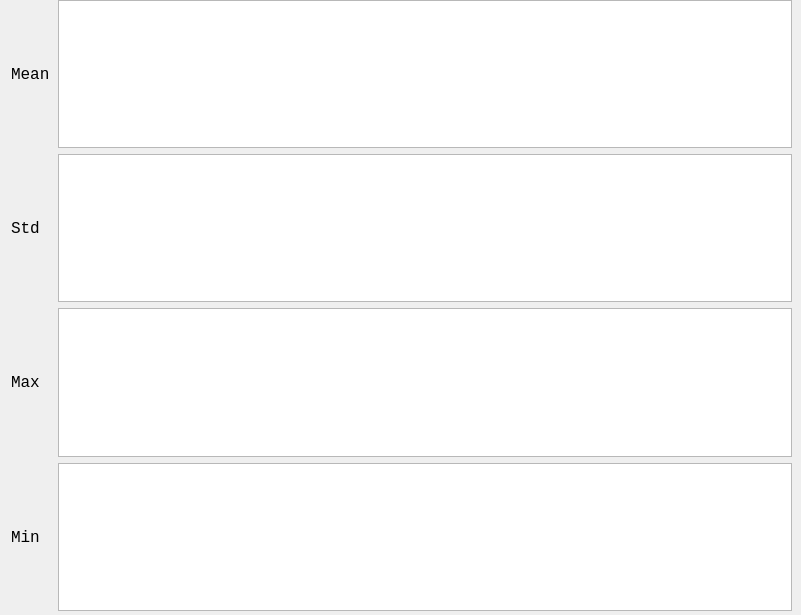
      <widget class="QWidget" name="page">
       <property name="geometry">
        <rect>
         <x>0</x>
         <y>0</y>
         <width>801</width>
         <height>615</height>
        </rect>
       </property>
       <property name="layoutDirection">
        <enum>Qt::LeftToRight</enum>
       </property>
       <attribute name="label">
        <string>Current Feature Display --1</string>
       </attribute>
       <widget class="QWidget" name="layoutWidget">
        <property name="geometry">
         <rect>
          <x>11</x>
          <y>0</y>
          <width>781</width>
          <height>611</height>
         </rect>
        </property>
        <layout class="QGridLayout" name="gridLayout">
         <item row="0" column="0">
          <widget class="QLabel" name="CurMean">
           <property name="enabled">
            <bool>true</bool>
           </property>
           <property name="sizePolicy">
            <sizepolicy hsizetype="Preferred" vsizetype="Preferred">
             <horstretch>0</horstretch>
             <verstretch>0</verstretch>
            </sizepolicy>
           </property>
           <property name="minimumSize">
            <size>
             <width>10</width>
             <height>10</height>
            </size>
           </property>
           <property name="font">
            <font>
             <family>Consolas</family>
             <pointsize>12</pointsize>
            </font>
           </property>
           <property name="text">
            <string>Mean</string>
           </property>
          </widget>
         </item>
         <item row="0" column="1">
          <widget class="PlotWidget" name="CurMeangraphicsView">
           <property name="enabled">
            <bool>true</bool>
           </property>
           <property name="sizePolicy">
            <sizepolicy hsizetype="Expanding" vsizetype="Expanding">
             <horstretch>0</horstretch>
             <verstretch>0</verstretch>
            </sizepolicy>
           </property>
           <property name="backgroundBrush">
            <brush brushstyle="NoBrush">
             <color alpha="255">
              <red>255</red>
              <green>255</green>
              <blue>255</blue>
             </color>
            </brush>
           </property>
           <property name="viewportUpdateMode">
            <enum>QGraphicsView::MinimalViewportUpdate</enum>
           </property>
          </widget>
         </item>
         <item row="1" column="0">
          <widget class="QLabel" name="CurStd">
           <property name="minimumSize">
            <size>
             <width>41</width>
             <height>0</height>
            </size>
           </property>
           <property name="font">
            <font>
             <family>Consolas</family>
             <pointsize>12</pointsize>
            </font>
           </property>
           <property name="text">
            <string>Std</string>
           </property>
          </widget>
         </item>
         <item row="1" column="1">
          <widget class="PlotWidget" name="CurStdgraphicsView">
           <property name="sizePolicy">
            <sizepolicy hsizetype="Expanding" vsizetype="Expanding">
             <horstretch>0</horstretch>
             <verstretch>0</verstretch>
            </sizepolicy>
           </property>
           <property name="backgroundBrush">
            <brush brushstyle="NoBrush">
             <color alpha="255">
              <red>255</red>
              <green>255</green>
              <blue>255</blue>
             </color>
            </brush>
           </property>
          </widget>
         </item>
         <item row="2" column="0">
          <widget class="QLabel" name="CurMax">
           <property name="sizePolicy">
            <sizepolicy hsizetype="Preferred" vsizetype="Preferred">
             <horstretch>0</horstretch>
             <verstretch>0</verstretch>
            </sizepolicy>
           </property>
           <property name="minimumSize">
            <size>
             <width>41</width>
             <height>0</height>
            </size>
           </property>
           <property name="font">
            <font>
             <family>Consolas</family>
             <pointsize>12</pointsize>
            </font>
           </property>
           <property name="text">
            <string>Max</string>
           </property>
           <property name="alignment">
            <set>Qt::AlignLeading|Qt::AlignLeft|Qt::AlignVCenter</set>
           </property>
          </widget>
         </item>
         <item row="2" column="1">
          <widget class="PlotWidget" name="CurMaxgraphicsView">
           <property name="sizePolicy">
            <sizepolicy hsizetype="Expanding" vsizetype="Expanding">
             <horstretch>0</horstretch>
             <verstretch>0</verstretch>
            </sizepolicy>
           </property>
           <property name="backgroundBrush">
            <brush brushstyle="NoBrush">
             <color alpha="255">
              <red>255</red>
              <green>255</green>
              <blue>255</blue>
             </color>
            </brush>
           </property>
          </widget>
         </item>
         <item row="3" column="0">
          <widget class="QLabel" name="CurMin">
           <property name="minimumSize">
            <size>
             <width>41</width>
             <height>0</height>
            </size>
           </property>
           <property name="font">
            <font>
             <family>Consolas</family>
             <pointsize>12</pointsize>
            </font>
           </property>
           <property name="text">
            <string>Min</string>
           </property>
          </widget>
         </item>
         <item row="3" column="1">
          <widget class="PlotWidget" name="CurMingraphicsView">
           <property name="sizePolicy">
            <sizepolicy hsizetype="Expanding" vsizetype="Expanding">
             <horstretch>0</horstretch>
             <verstretch>0</verstretch>
            </sizepolicy>
           </property>
           <property name="backgroundBrush">
            <brush brushstyle="NoBrush">
             <color alpha="255">
              <red>255</red>
              <green>255</green>
              <blue>255</blue>
             </color>
            </brush>
           </property>
          </widget>
         </item>
        </layout>
       </widget>
      </widget>
